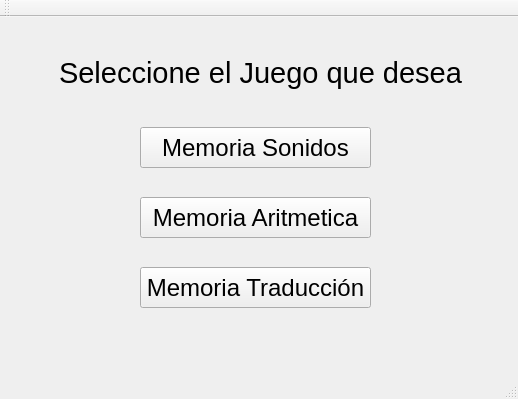
<?xml version="1.0" encoding="UTF-8"?>
<ui version="4.0">
 <class>MainWindow</class>
 <widget class="QMainWindow" name="MainWindow">
  <property name="geometry">
   <rect>
    <x>0</x>
    <y>0</y>
    <width>518</width>
    <height>399</height>
   </rect>
  </property>
  <property name="windowTitle">
   <string>Juego Memoria</string>
  </property>
  <widget class="QWidget" name="centralWidget">
   <widget class="QPushButton" name="pushButton">
    <property name="geometry">
     <rect>
      <x>140</x>
      <y>110</y>
      <width>231</width>
      <height>41</height>
     </rect>
    </property>
    <property name="font">
     <font>
      <pointsize>18</pointsize>
     </font>
    </property>
    <property name="text">
     <string>Memoria Sonidos</string>
    </property>
   </widget>
   <widget class="QPushButton" name="pushButton_2">
    <property name="geometry">
     <rect>
      <x>140</x>
      <y>180</y>
      <width>231</width>
      <height>41</height>
     </rect>
    </property>
    <property name="font">
     <font>
      <pointsize>18</pointsize>
     </font>
    </property>
    <property name="text">
     <string>Memoria Aritmetica</string>
    </property>
   </widget>
   <widget class="QPushButton" name="pushButton_3">
    <property name="geometry">
     <rect>
      <x>140</x>
      <y>250</y>
      <width>231</width>
      <height>41</height>
     </rect>
    </property>
    <property name="font">
     <font>
      <pointsize>18</pointsize>
     </font>
    </property>
    <property name="text">
     <string>Memoria Traducción</string>
    </property>
   </widget>
   <widget class="QLabel" name="label">
    <property name="geometry">
     <rect>
      <x>0</x>
      <y>30</y>
      <width>521</width>
      <height>51</height>
     </rect>
    </property>
    <property name="font">
     <font>
      <pointsize>22</pointsize>
     </font>
    </property>
    <property name="text">
     <string>Seleccione el Juego que desea</string>
    </property>
    <property name="alignment">
     <set>Qt::AlignCenter</set>
    </property>
   </widget>
  </widget>
  <widget class="QToolBar" name="mainToolBar">
   <attribute name="toolBarArea">
    <enum>TopToolBarArea</enum>
   </attribute>
   <attribute name="toolBarBreak">
    <bool>false</bool>
   </attribute>
  </widget>
  <widget class="QStatusBar" name="statusBar"/>
 </widget>
 <layoutdefault spacing="6" margin="11"/>
 <resources/>
 <connections/>
</ui>
